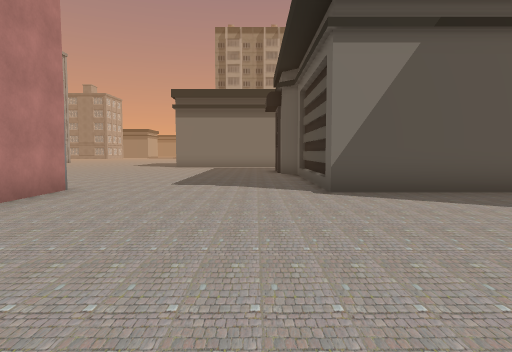
View 1 (above)

24 first-person views from a walk through a scene from a Unity 3-D project. The camera is 1.5 m above the floor, tilts 4° down and sees 75° across. The floor is counted in squares, 2 m on a side. Each view is taken from the middle of a square. On the plan, view 1 faces up. The plan holds only what a view shows up to about 11 squares ahead; the rest is blank. The place goes on beyond the plan. Some surface patterns are stand-ins.

View 2
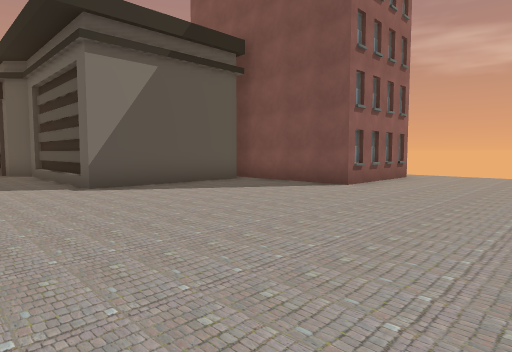

View 3
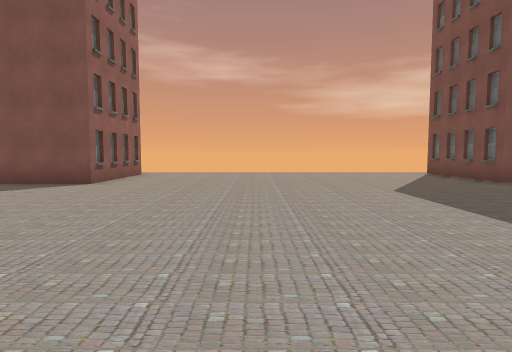

View 4
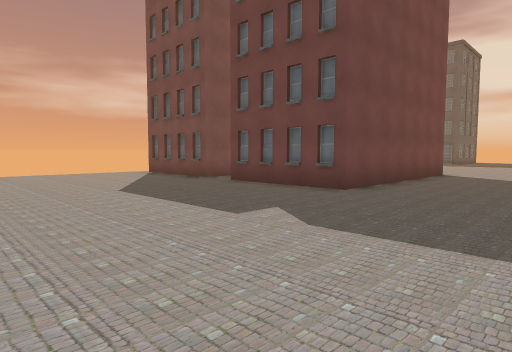

View 5
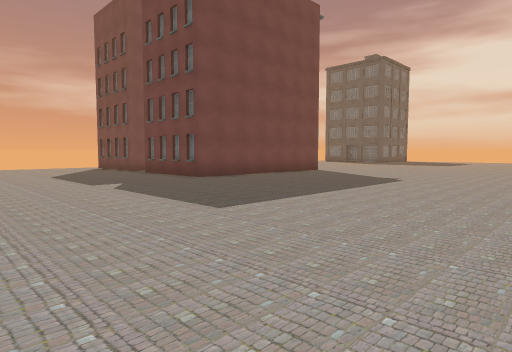

View 6
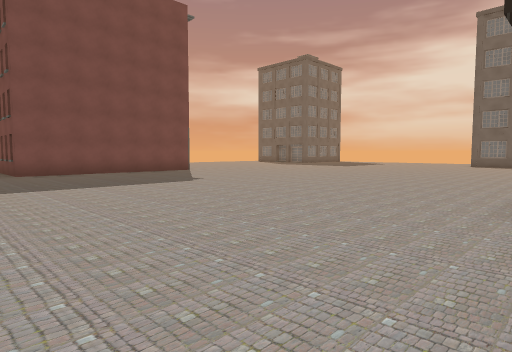

View 7
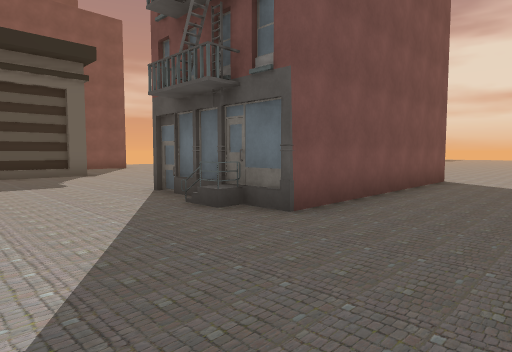

View 8
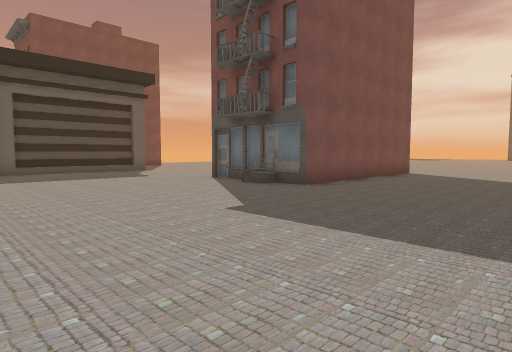

View 9
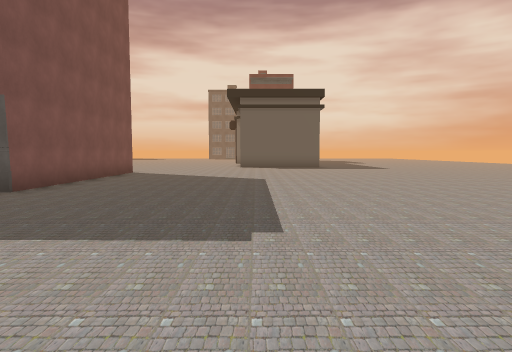

View 10
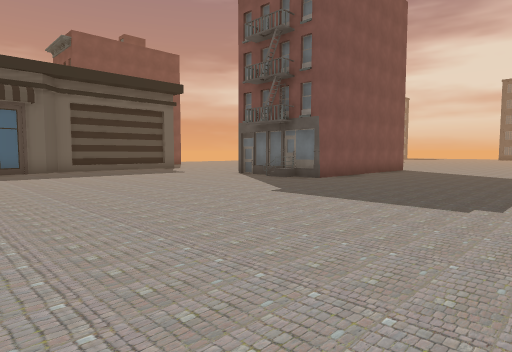

View 11
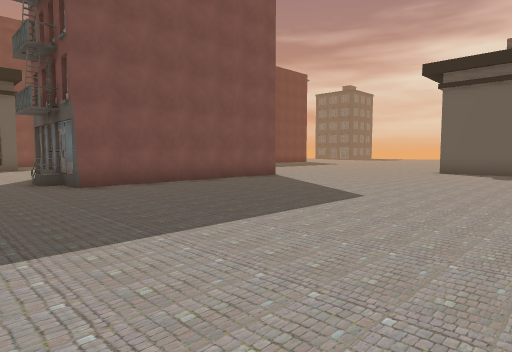

View 12
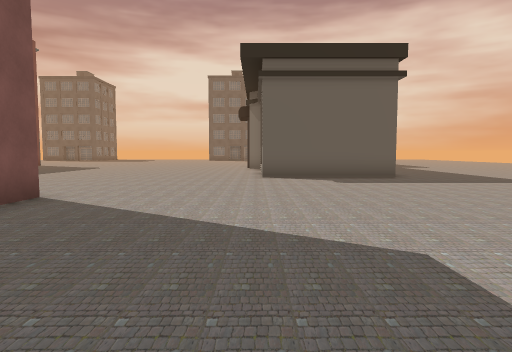

View 13
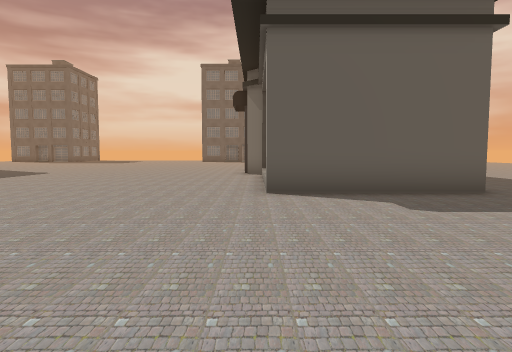

View 14
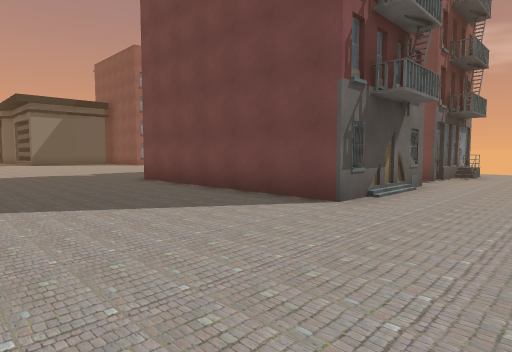

View 15
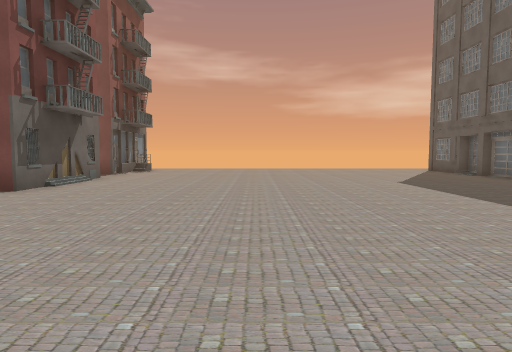

View 16
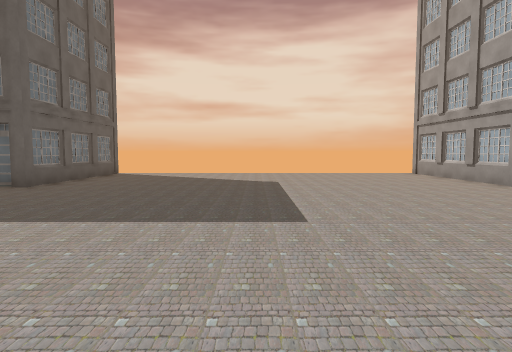

View 17
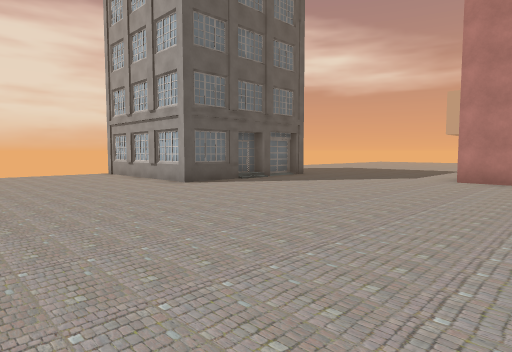

View 18
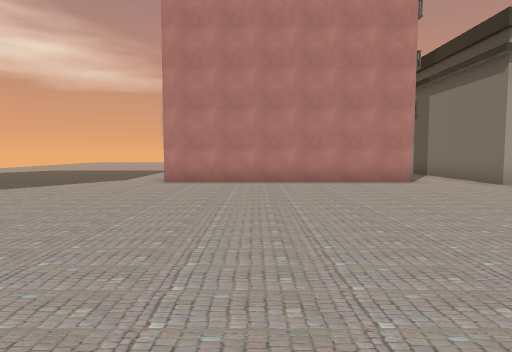

View 19
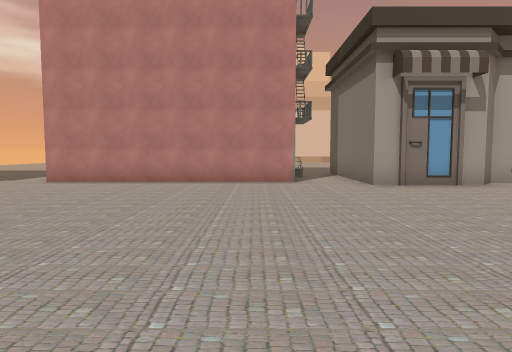

View 20
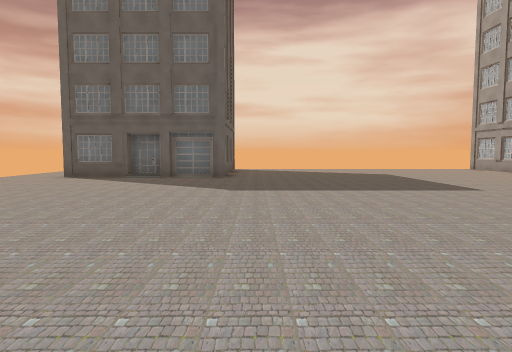

View 21
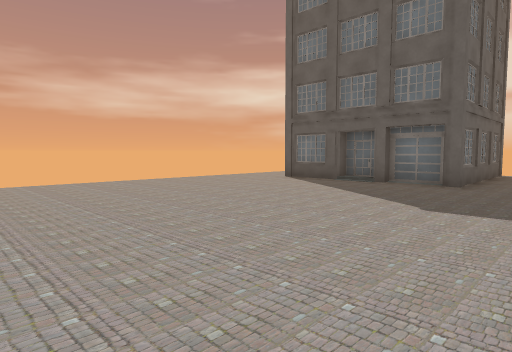

View 22
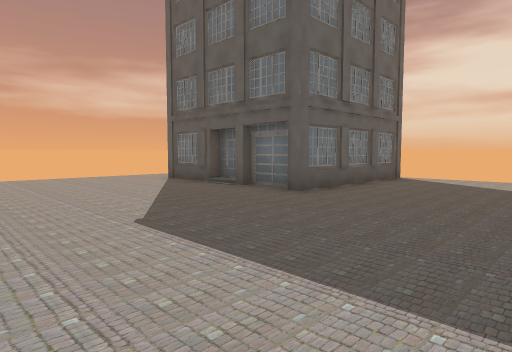

View 23
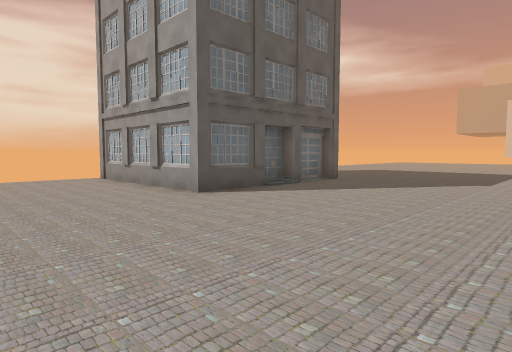

View 24
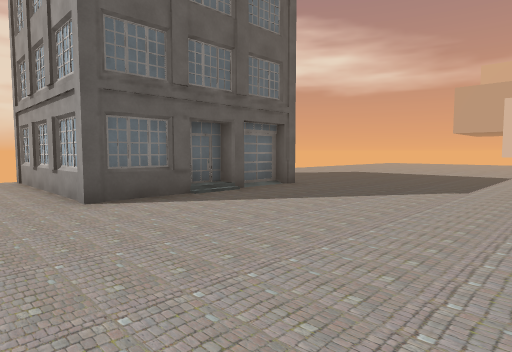

### Floor plan
Key: @ floor where view 1 was taken; # wall or solid block; . floor; H house; B building.
Columns run from 15 left of view 1 to 10 right of it. Each row starts with its distance up from view 1.
 15   .....
 14   ...........   H
 13   ..............#
 12   ..............##
 11  ................#
 10 .................H
  9 .................H
  8 .................H
  7 .........B.......#   #
  6 ........#  #.........#
  5 ........#  #.........#
  4 ........#   .........#
  3 ........#   .........#B##.
  2 ........#    .............
  1 ........#     ............
  0 .........     .@.........
 -1 .........................
 -2 .........................
 -3 ..........................
 -4 ####......................
 -5     .....................
 -6     .....................
 -7     .............##B#####
 -8     .............#   #
 -9     .............#
-10     #............#
-11    ##............#
-12  ###H............#
-13  ................######B#
-14    #.....................
-15    #...................
-16    #..................
-17    #..................
-18    #......................
-19    #......................
-20  B #......................
-21 ..........................
-22 ..........................
-23 ..........................
-24 ..........................
-25 ....B..##..........B..#B..
-26  .. B####..........####
-27         #..........#
-28         #..........#
-29         #..........#
-30         #...    ...#

Positions as (right, up) in squares from view 1, and headings:
1: (0, 0), facing up
2: (-1, -1), facing up-right
3: (-2, -1), facing right
4: (-2, -1), facing down-right
5: (-7, -1), facing down-right
6: (-11, -5), facing down-right
7: (-10, 10), facing down-right
8: (-12, 13), facing down-right
9: (-12, 13), facing down
10: (-13, 15), facing down-right
11: (-15, 9), facing down-right
12: (-11, 6), facing down
13: (-11, 2), facing down
14: (-3, -16), facing up-right
15: (-5, -18), facing right
16: (-1, -18), facing down
17: (-2, -18), facing down-left
18: (-3, -18), facing left
19: (-3, -15), facing left
20: (3, -15), facing down
21: (2, -17), facing down-right
22: (0, -20), facing down-right
23: (-3, -20), facing down-left
24: (-5, -20), facing down-left
